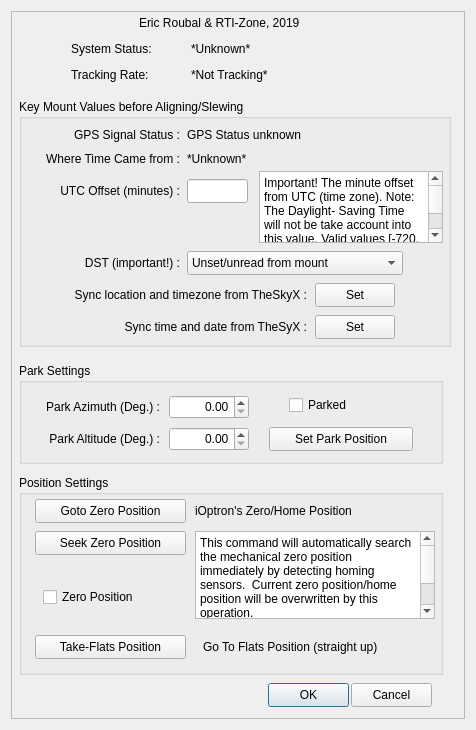
<?xml version="1.0" encoding="UTF-8"?>
<ui version="4.0">
 <class>X2Mount</class>
 <widget class="QDialog" name="X2Mount">
  <property name="geometry">
   <rect>
    <x>0</x>
    <y>0</y>
    <width>476</width>
    <height>730</height>
   </rect>
  </property>
  <property name="sizePolicy">
   <sizepolicy hsizetype="Fixed" vsizetype="Fixed">
    <horstretch>0</horstretch>
    <verstretch>0</verstretch>
   </sizepolicy>
  </property>
  <property name="minimumSize">
   <size>
    <width>476</width>
    <height>730</height>
   </size>
  </property>
  <property name="maximumSize">
   <size>
    <width>476</width>
    <height>730</height>
   </size>
  </property>
  <property name="windowTitle">
   <string>iOptron V3 Setup</string>
  </property>
  <layout class="QVBoxLayout" name="verticalLayout_6">
   <item>
    <widget class="X2Form" name="X2Form">
     <property name="enabled">
      <bool>true</bool>
     </property>
     <property name="sizePolicy">
      <sizepolicy hsizetype="Fixed" vsizetype="Fixed">
       <horstretch>0</horstretch>
       <verstretch>0</verstretch>
      </sizepolicy>
     </property>
     <property name="minimumSize">
      <size>
       <width>0</width>
       <height>0</height>
      </size>
     </property>
     <property name="maximumSize">
      <size>
       <width>9999</width>
       <height>9999</height>
      </size>
     </property>
     <property name="sizeIncrement">
      <size>
       <width>56</width>
       <height>0</height>
      </size>
     </property>
     <property name="frameShape">
      <enum>QFrame::StyledPanel</enum>
     </property>
     <property name="frameShadow">
      <enum>QFrame::Raised</enum>
     </property>
     <widget class="QLabel" name="label_RTI">
      <property name="geometry">
       <rect>
        <x>128</x>
        <y>2</y>
        <width>200</width>
        <height>20</height>
       </rect>
      </property>
      <property name="text">
       <string>Eric Roubal &amp; RTI-Zone, 2019</string>
      </property>
     </widget>
     <widget class="QLabel" name="label_ss">
      <property name="geometry">
       <rect>
        <x>60</x>
        <y>30</y>
        <width>121</width>
        <height>16</height>
       </rect>
      </property>
      <property name="text">
       <string>System Status:</string>
      </property>
     </widget>
     <widget class="QLabel" name="label_actual_sys_stat">
      <property name="geometry">
       <rect>
        <x>180</x>
        <y>30</y>
        <width>251</width>
        <height>16</height>
       </rect>
      </property>
      <property name="text">
       <string>*Unknown*</string>
      </property>
     </widget>
     <widget class="QLabel" name="label_tr">
      <property name="geometry">
       <rect>
        <x>60</x>
        <y>56</y>
        <width>101</width>
        <height>16</height>
       </rect>
      </property>
      <property name="text">
       <string>Tracking Rate:</string>
      </property>
     </widget>
     <widget class="QLabel" name="label_actual_track_rate">
      <property name="geometry">
       <rect>
        <x>180</x>
        <y>56</y>
        <width>251</width>
        <height>16</height>
       </rect>
      </property>
      <property name="text">
       <string>*Not Tracking*</string>
      </property>
     </widget>
     <widget class="QGroupBox" name="GroupBox">
      <property name="geometry">
       <rect>
        <x>8</x>
        <y>88</y>
        <width>432</width>
        <height>248</height>
       </rect>
      </property>
      <property name="title">
       <string>Key Mount Values before Aligning/Slewing</string>
      </property>
      <widget class="QLabel" name="label_gbox_key_values">
       <property name="geometry">
        <rect>
         <x>30</x>
         <y>24</y>
         <width>131</width>
         <height>24</height>
        </rect>
       </property>
       <property name="text">
        <string>GPS Signal Status :</string>
       </property>
       <property name="alignment">
        <set>Qt::AlignRight|Qt::AlignTrailing|Qt::AlignVCenter</set>
       </property>
      </widget>
      <widget class="QLabel" name="label_kv_1">
       <property name="geometry">
        <rect>
         <x>168</x>
         <y>24</y>
         <width>200</width>
         <height>24</height>
        </rect>
       </property>
       <property name="text">
        <string>GPS Status unknown</string>
       </property>
      </widget>
      <widget class="QLabel" name="label_kv_2">
       <property name="geometry">
        <rect>
         <x>10</x>
         <y>48</y>
         <width>151</width>
         <height>24</height>
        </rect>
       </property>
       <property name="text">
        <string>Where Time Came from :</string>
       </property>
       <property name="alignment">
        <set>Qt::AlignRight|Qt::AlignTrailing|Qt::AlignVCenter</set>
       </property>
      </widget>
      <widget class="QLabel" name="label_kv_3">
       <property name="geometry">
        <rect>
         <x>168</x>
         <y>48</y>
         <width>208</width>
         <height>24</height>
        </rect>
       </property>
       <property name="text">
        <string>*Unknown*</string>
       </property>
      </widget>
      <widget class="QLabel" name="label_kv_4">
       <property name="geometry">
        <rect>
         <x>20</x>
         <y>80</y>
         <width>141</width>
         <height>24</height>
        </rect>
       </property>
       <property name="text">
        <string>UTC Offset (minutes) :</string>
       </property>
       <property name="alignment">
        <set>Qt::AlignRight|Qt::AlignTrailing|Qt::AlignVCenter</set>
       </property>
      </widget>
      <widget class="QLineEdit" name="lineEdit_utc">
       <property name="geometry">
        <rect>
         <x>168</x>
         <y>80</y>
         <width>61</width>
         <height>24</height>
        </rect>
       </property>
      </widget>
      <widget class="QTextBrowser" name="textBrowser">
       <property name="geometry">
        <rect>
         <x>240</x>
         <y>72</y>
         <width>184</width>
         <height>72</height>
        </rect>
       </property>
       <property name="font">
        <font>
         <pointsize>6</pointsize>
        </font>
       </property>
       <property name="html">
        <string>&lt;!DOCTYPE HTML PUBLIC &quot;-//W3C//DTD HTML 4.0//EN&quot; &quot;http://www.w3.org/TR/REC-html40/strict.dtd&quot;&gt;
&lt;html&gt;&lt;head&gt;&lt;meta name=&quot;qrichtext&quot; content=&quot;1&quot; /&gt;&lt;style type=&quot;text/css&quot;&gt;
p, li { white-space: pre-wrap; }
&lt;/style&gt;&lt;/head&gt;&lt;body style=&quot; font-family:'.SF NS Text'; font-size:6pt; font-weight:400; font-style:normal;&quot;&gt;
&lt;p style=&quot; margin-top:0px; margin-bottom:0px; margin-left:0px; margin-right:0px; -qt-block-indent:0; text-indent:0px;&quot;&gt;&lt;span style=&quot; font-family:'MS Shell Dlg 2'; font-size:9pt;&quot;&gt;Important! The minute offset from UTC (time zone). Note: The Daylight- Saving Time will not be take account into this value. Valid values [-720, +780]. Example: US Central is -360&lt;/span&gt;&lt;/p&gt;&lt;/body&gt;&lt;/html&gt;</string>
       </property>
      </widget>
      <widget class="QLabel" name="label_kv_6">
       <property name="geometry">
        <rect>
         <x>40</x>
         <y>152</y>
         <width>121</width>
         <height>24</height>
        </rect>
       </property>
       <property name="text">
        <string>DST (important!) :</string>
       </property>
       <property name="alignment">
        <set>Qt::AlignRight|Qt::AlignTrailing|Qt::AlignVCenter</set>
       </property>
      </widget>
      <widget class="QComboBox" name="comboBox_dst">
       <property name="geometry">
        <rect>
         <x>168</x>
         <y>152</y>
         <width>216</width>
         <height>24</height>
        </rect>
       </property>
       <property name="combo_daylight" stdset="0">
        <string/>
       </property>
       <property name="combo_standard" stdset="0">
        <string/>
       </property>
       <item>
        <property name="text">
         <string>Unset/unread from mount</string>
        </property>
       </item>
       <item>
        <property name="text">
         <string>Daylight (Typically summer)</string>
        </property>
       </item>
       <item>
        <property name="text">
         <string>Standard (Typically winter)</string>
        </property>
       </item>
      </widget>
      <widget class="QLabel" name="label">
       <property name="geometry">
        <rect>
         <x>8</x>
         <y>184</y>
         <width>280</width>
         <height>24</height>
        </rect>
       </property>
       <property name="text">
        <string>Sync location and timezone from TheSkyX :</string>
       </property>
       <property name="alignment">
        <set>Qt::AlignRight|Qt::AlignTrailing|Qt::AlignVCenter</set>
       </property>
      </widget>
      <widget class="QLabel" name="label_2">
       <property name="geometry">
        <rect>
         <x>8</x>
         <y>216</y>
         <width>280</width>
         <height>24</height>
        </rect>
       </property>
       <property name="text">
        <string>Sync time and date from TheSyX :</string>
       </property>
       <property name="alignment">
        <set>Qt::AlignRight|Qt::AlignTrailing|Qt::AlignVCenter</set>
       </property>
      </widget>
      <widget class="QPushButton" name="pushButton">
       <property name="geometry">
        <rect>
         <x>296</x>
         <y>184</y>
         <width>80</width>
         <height>24</height>
        </rect>
       </property>
       <property name="text">
        <string>Set</string>
       </property>
      </widget>
      <widget class="QPushButton" name="pushButton_6">
       <property name="geometry">
        <rect>
         <x>296</x>
         <y>216</y>
         <width>80</width>
         <height>24</height>
        </rect>
       </property>
       <property name="text">
        <string>Set</string>
       </property>
      </widget>
     </widget>
     <widget class="QGroupBox" name="groupBox">
      <property name="geometry">
       <rect>
        <x>8</x>
        <y>352</y>
        <width>424</width>
        <height>101</height>
       </rect>
      </property>
      <property name="title">
       <string>Park Settings</string>
      </property>
      <widget class="QLabel" name="label_pk">
       <property name="geometry">
        <rect>
         <x>10</x>
         <y>32</y>
         <width>131</width>
         <height>24</height>
        </rect>
       </property>
       <property name="text">
        <string>Park Azimuth (Deg.) :</string>
       </property>
       <property name="alignment">
        <set>Qt::AlignRight|Qt::AlignTrailing|Qt::AlignVCenter</set>
       </property>
      </widget>
      <widget class="QDoubleSpinBox" name="parkAz">
       <property name="geometry">
        <rect>
         <x>150</x>
         <y>32</y>
         <width>80</width>
         <height>24</height>
        </rect>
       </property>
       <property name="alignment">
        <set>Qt::AlignRight|Qt::AlignTrailing|Qt::AlignVCenter</set>
       </property>
       <property name="maximum">
        <double>360.000000000000000</double>
       </property>
      </widget>
      <widget class="QLabel" name="label_pk_2">
       <property name="geometry">
        <rect>
         <x>10</x>
         <y>64</y>
         <width>131</width>
         <height>24</height>
        </rect>
       </property>
       <property name="text">
        <string>Park Altitude (Deg.) :</string>
       </property>
       <property name="alignment">
        <set>Qt::AlignRight|Qt::AlignTrailing|Qt::AlignVCenter</set>
       </property>
      </widget>
      <widget class="QDoubleSpinBox" name="parkAlt">
       <property name="geometry">
        <rect>
         <x>150</x>
         <y>64</y>
         <width>80</width>
         <height>24</height>
        </rect>
       </property>
       <property name="alignment">
        <set>Qt::AlignRight|Qt::AlignTrailing|Qt::AlignVCenter</set>
       </property>
       <property name="maximum">
        <double>90.000000000000000</double>
       </property>
      </widget>
      <widget class="QPushButton" name="pushButton_2">
       <property name="geometry">
        <rect>
         <x>250</x>
         <y>64</y>
         <width>144</width>
         <height>24</height>
        </rect>
       </property>
       <property name="text">
        <string>Set Park Position</string>
       </property>
      </widget>
      <widget class="QCheckBox" name="checkBox_p">
       <property name="geometry">
        <rect>
         <x>270</x>
         <y>32</y>
         <width>100</width>
         <height>20</height>
        </rect>
       </property>
       <property name="text">
        <string>Parked</string>
       </property>
      </widget>
     </widget>
     <widget class="QGroupBox" name="GroupBox">
      <property name="geometry">
       <rect>
        <x>8</x>
        <y>464</y>
        <width>424</width>
        <height>200</height>
       </rect>
      </property>
      <property name="windowTitle">
       <string>GroupBox</string>
      </property>
      <property name="title">
       <string>Position Settings</string>
      </property>
      <widget class="QPushButton" name="pushButton_3">
       <property name="geometry">
        <rect>
         <x>16</x>
         <y>24</y>
         <width>151</width>
         <height>24</height>
        </rect>
       </property>
       <property name="text">
        <string>Goto Zero Position</string>
       </property>
      </widget>
      <widget class="QLabel" name="label_z">
       <property name="geometry">
        <rect>
         <x>176</x>
         <y>24</y>
         <width>178</width>
         <height>24</height>
        </rect>
       </property>
       <property name="text">
        <string>iOptron's Zero/Home Position</string>
       </property>
      </widget>
      <widget class="QPushButton" name="pushButton_4">
       <property name="geometry">
        <rect>
         <x>16</x>
         <y>56</y>
         <width>151</width>
         <height>24</height>
        </rect>
       </property>
       <property name="text">
        <string>Seek Zero Position</string>
       </property>
      </widget>
      <widget class="QTextBrowser" name="textBrowser2">
       <property name="geometry">
        <rect>
         <x>176</x>
         <y>56</y>
         <width>240</width>
         <height>88</height>
        </rect>
       </property>
       <property name="html">
        <string>&lt;!DOCTYPE HTML PUBLIC &quot;-//W3C//DTD HTML 4.0//EN&quot; &quot;http://www.w3.org/TR/REC-html40/strict.dtd&quot;&gt;
&lt;html&gt;&lt;head&gt;&lt;meta name=&quot;qrichtext&quot; content=&quot;1&quot; /&gt;&lt;style type=&quot;text/css&quot;&gt;
p, li { white-space: pre-wrap; }
&lt;/style&gt;&lt;/head&gt;&lt;body style=&quot; font-family:'.SF NS Text'; font-size:13pt; font-weight:400; font-style:normal;&quot;&gt;
&lt;p style=&quot; margin-top:0px; margin-bottom:0px; margin-left:0px; margin-right:0px; -qt-block-indent:0; text-indent:0px;&quot;&gt;&lt;span style=&quot; font-family:'MS Shell Dlg 2'; font-size:9pt;&quot;&gt;This command will automatically search the mechanical zero position immediately by detecting homing sensors.  Current zero position/home position will be overwritten by this operation.&lt;br /&gt;&lt;/span&gt;&lt;span style=&quot; font-family:'MS Shell Dlg 2'; font-size:9pt; font-weight:600;&quot;&gt;Note&lt;/span&gt;&lt;span style=&quot; font-family:'MS Shell Dlg 2'; font-size:9pt;&quot;&gt;: This command will only affect this mount if it is a CEM120xx or CEM60 series iOptron mount.&lt;/span&gt;&lt;/p&gt;&lt;/body&gt;&lt;/html&gt;</string>
       </property>
      </widget>
      <widget class="QCheckBox" name="checkBox_z">
       <property name="geometry">
        <rect>
         <x>24</x>
         <y>112</y>
         <width>120</width>
         <height>20</height>
        </rect>
       </property>
       <property name="text">
        <string>Zero Position</string>
       </property>
      </widget>
      <widget class="QPushButton" name="pushButton_5">
       <property name="geometry">
        <rect>
         <x>16</x>
         <y>160</y>
         <width>151</width>
         <height>24</height>
        </rect>
       </property>
       <property name="text">
        <string>Take-Flats Position</string>
       </property>
      </widget>
      <widget class="QLabel" name="label_z_flats">
       <property name="geometry">
        <rect>
         <x>184</x>
         <y>160</y>
         <width>216</width>
         <height>24</height>
        </rect>
       </property>
       <property name="text">
        <string>Go To Flats Position (straight up)</string>
       </property>
      </widget>
     </widget>
     <widget class="QPushButton" name="pushButtonOK">
      <property name="geometry">
       <rect>
        <x>257</x>
        <y>672</y>
        <width>81</width>
        <height>24</height>
       </rect>
      </property>
      <property name="text">
       <string>OK</string>
      </property>
      <property name="default">
       <bool>true</bool>
      </property>
     </widget>
     <widget class="QPushButton" name="pushButtonCancel">
      <property name="geometry">
       <rect>
        <x>340</x>
        <y>672</y>
        <width>81</width>
        <height>24</height>
       </rect>
      </property>
      <property name="text">
       <string>Cancel</string>
      </property>
     </widget>
    </widget>
   </item>
  </layout>
 </widget>
 <customwidgets>
  <customwidget>
   <class>X2Form</class>
   <extends>QFrame</extends>
   <header>x2form.h</header>
   <container>1</container>
  </customwidget>
 </customwidgets>
 <resources/>
 <connections/>
</ui>
